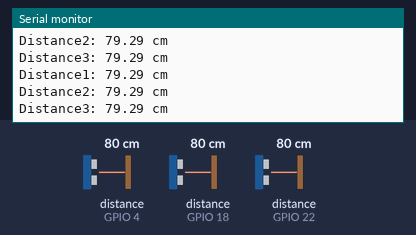
Bench run of a sketch on a simulated ESP32. Parts: the last lines printed to the serial monitor. Wiring (inferred from the names in the program): 3 × ultrasonic range finder: trigger GPIO 5, echo GPIO 4 / trigger GPIO 19, echo GPIO 18 / trigger GPIO 23, echo GPIO 22. The test bench sets the inputs (shaded band); at power-on: distance to the obstacle (sensors on GPIO 4, GPIO 18, GPIO 22) 80 cm. The echo pulse lasts 58.3 µs per cm.

Above: at 1.3 s.
1.4 s: distance to the obstacle (sensor on GPIO 4) set to 2 cm
At 2.0 s:
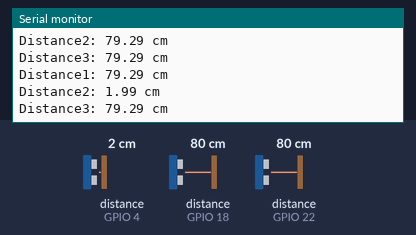
2.9 s: distance to the obstacle (sensor on GPIO 18) set to 2 cm
At 3.5 s:
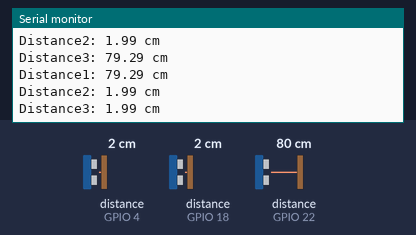
4.4 s: distance to the obstacle (sensor on GPIO 22) set to 2 cm
At 5.4 s:
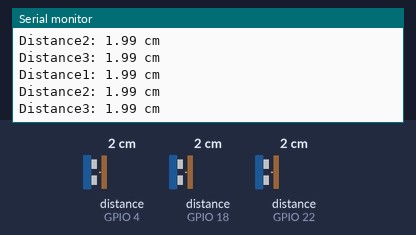
5.9 s: distance to the obstacle (sensor on GPIO 4) set to 4 cm
At 7.2 s:
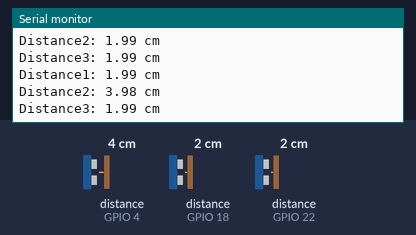
7.4 s: distance to the obstacle (sensor on GPIO 18) set to 4 cm
At 8.2 s:
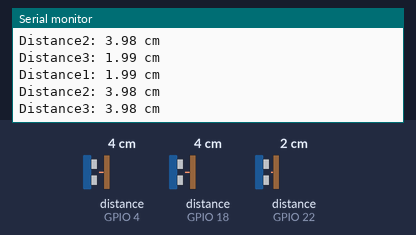
8.9 s: distance to the obstacle (sensor on GPIO 22) set to 4 cm
At 9.9 s:
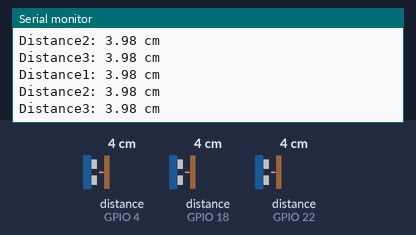
Timing chart, 0 to 11.4 s (numbered marks = the images above; inputs shaded):
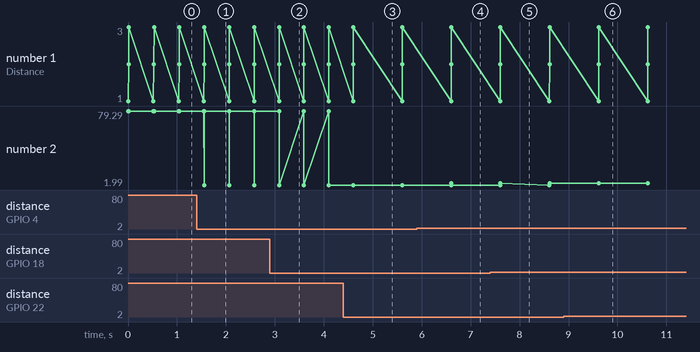

Measured:
- after the input at 1.4 s, the serial monitor: prints a new line after 0.15 s (image 1)
- after the input at 2.9 s, the serial monitor: prints a new line after 0.19 s (image 2)
- after the input at 4.4 s, the serial monitor: prints a new line after 0.20 s (image 3)
- after the input at 5.9 s, the serial monitor: prints a new line after 0.71 s (image 4)
- after the input at 7.4 s, the serial monitor: prints a new line after 0.21 s (image 5)
- after the input at 8.9 s, the serial monitor: prints a new line after 0.71 s (image 6)

The sketch:

Ultrasonic_sensor_with_esp32.ino
```cpp
/*
   This ESP32 code is created by esp32io.com

   This ESP32 code is released in the public domain

   For more detail (instruction and wiring diagram), visit https://esp32io.com/tutorials/esp32-ultrasonic-sensor
*/

#define TRIGPIN1 23
#define ECHOPIN1 22
#define TRIGPIN2 5
#define ECHOPIN2 4
#define TRIGPIN3 19
#define ECHOPIN3 18
#define BUZZERPIN 25
#define REDLEDPIN 26

float duration, distance1, distance2, distance3;

void setup() {
  // begin serial port
  Serial.begin (9600);

  pinMode(TRIGPIN1, OUTPUT); // Sets the TRIGPIN1 as an Output
  pinMode(ECHOPIN1, INPUT); // Sets the ECHOPIN1 as an Input
  pinMode(TRIGPIN2, OUTPUT); // Sets the TRIGPIN2 as an Output
  pinMode(ECHOPIN2, INPUT); // Sets the ECHOPIN2 as an Input
  pinMode(TRIGPIN3, OUTPUT); // Sets the TRIGPIN3 as an Output
  pinMode(ECHOPIN3, INPUT); // Sets the ECHOPIN3 as an Input

}

void loop() {

  //  -------------------------------------- UL1------------------------------------------
  // generate 10-microsecond pulse to TRIG pin
  digitalWrite(TRIGPIN1, HIGH);
  delayMicroseconds(10);
  digitalWrite(TRIGPIN1, LOW);

  // measure duration of pulse from ECHO pin
  duration = pulseIn(ECHOPIN1, HIGH);

  // calculate the distance
  distance1 = 0.017 * duration;

  // print the value to Serial Monitor
  Serial.print("Distance1: ");
  Serial.print(distance1);
  Serial.println(" cm");


  //  -------------------------------------- UL1------------------------------------------
  // generate 10-microsecond pulse to TRIG pin
  digitalWrite(TRIGPIN2, HIGH);
  delayMicroseconds(10);
  digitalWrite(TRIGPIN2, LOW);

  // measure duration of pulse from ECHO pin
  duration = pulseIn(ECHOPIN2, HIGH);

  // calculate the distance
  distance2 = 0.017 * duration;

  // print the value to Serial Monitor
  Serial.print("Distance2: ");
  Serial.print(distance2);
  Serial.println(" cm");

  //  -------------------------------------- UL1------------------------------------------
  // generate 10-microsecond pulse to TRIG pin
  digitalWrite(TRIGPIN3, HIGH);
  delayMicroseconds(10);
  digitalWrite(TRIGPIN3, LOW);

  // measure duration of pulse from ECHO pin
  duration = pulseIn(ECHOPIN3, HIGH);

  // calculate the distance
  distance3 = 0.017 * duration;

  // print the value to Serial Monitor
  Serial.print("Distance3: ");
  Serial.print(distance3);
  Serial.println(" cm");


  //  -------------------------------------- Buzzer and LED ------------------------------------------
  if (distance1 < 20 ) {
    digitalWrite(33, HIGH);
//    digitalWrite(REDLEDPIN, HIGH);
delay(500);
  }


  delay(500);
}
```
